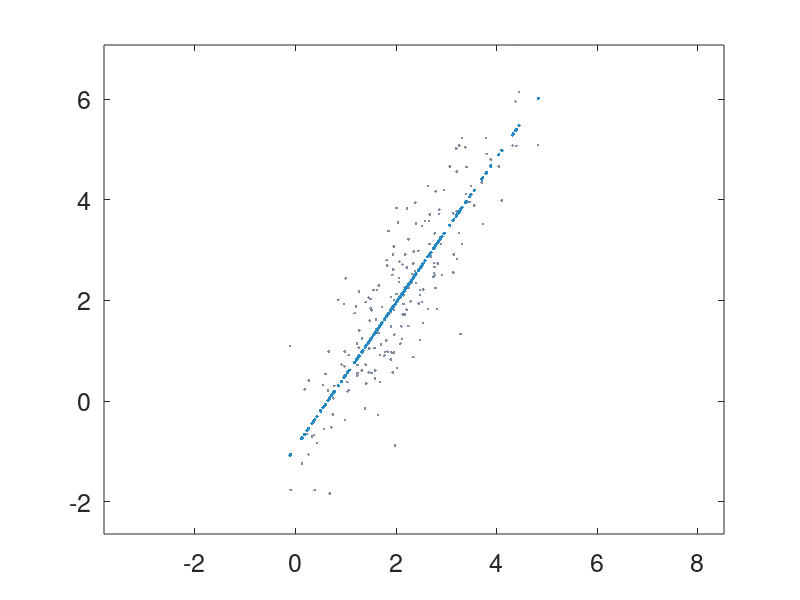
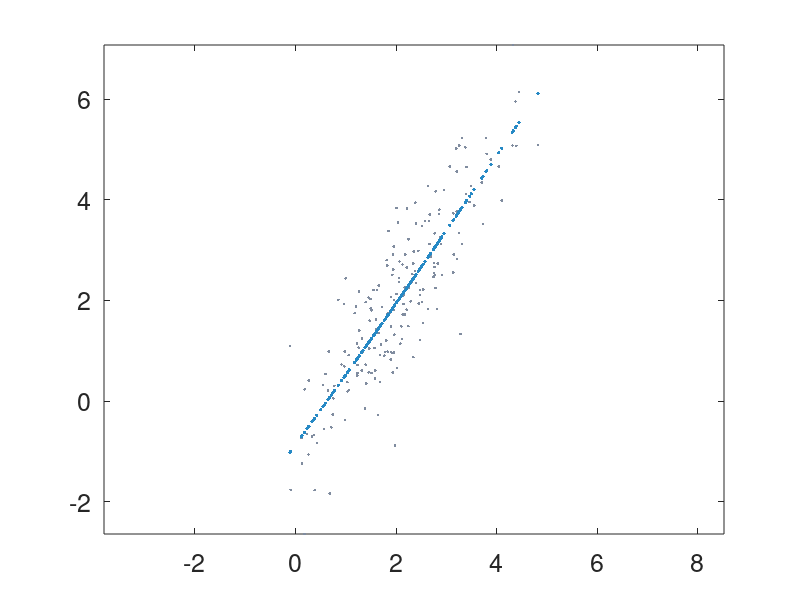

MATLAB code for these plots, in order:
%% Partial Least Squares regression (PLS)
clc, clear, close all

fontsize_axes = 18;
point_colour = [128,141,160]./256;
regression_colour = [38,138,198]./256;

%% Generate 2D data set:
mu = [2 2];
sigma = [1 1.5; 1.5 3];
rng('default');
R = mvnrnd(mu,sigma,200);
Y = R(:,2);

%% LS with linear basis functions:
X = [R(:,1), ones(size(R(:,1)))];

% Find the PLS regression:
Y_tilde = X*inv(X'*X)*X'*Y;

% Plot:
figure;
set(gcf, 'Units', 'Normalized', 'OuterPosition', [0, 0, 0.4, 0.5]);
scatter(R(:,1), Y, 40, point_colour, '.'); axis equal; hold on
scatter(R(:,1), Y_tilde, 60, regression_colour, '.');
set(gca, 'FontSize', fontsize_axes)
box on
saveas(gcf, 'LS-linear-basis-functions.eps', 'epsc');

%% LS with nonlinear (quadratic) basis functions:
X = [R(:,1).^2, R(:,1), ones(size(R(:,1)))];

% Find the PLS regression:
Y_tilde = X*inv(X'*X)*X'*Y;

% Plot:
figure;
set(gcf, 'Units', 'Normalized', 'OuterPosition', [0, 0, 0.4, 0.5]);
scatter(R(:,1), Y, 40, point_colour, '.'); axis equal; hold on
scatter(R(:,1), Y_tilde, 60, regression_colour, '.');
set(gca, 'FontSize', fontsize_axes)
box on
saveas(gcf, 'LS-nonlinear-basis-functions.eps', 'epsc');




close all
